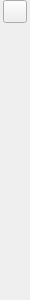
<?xml version="1.0" encoding="UTF-8"?>
<ui version="4.0">
 <class>Otter::SidebarWidget</class>
 <widget class="QWidget" name="Otter::SidebarWidget">
  <property name="geometry">
   <rect>
    <x>0</x>
    <y>0</y>
    <width>30</width>
    <height>300</height>
   </rect>
  </property>
  <layout class="QHBoxLayout" name="horizontalLayout">
   <property name="spacing">
    <number>3</number>
   </property>
   <property name="leftMargin">
    <number>0</number>
   </property>
   <property name="topMargin">
    <number>0</number>
   </property>
   <property name="rightMargin">
    <number>0</number>
   </property>
   <property name="bottomMargin">
    <number>0</number>
   </property>
   <item>
    <layout class="QVBoxLayout" name="buttonsLayout">
     <property name="spacing">
      <number>0</number>
     </property>
     <property name="sizeConstraint">
      <enum>QLayout::SetMinimumSize</enum>
     </property>
     <item>
      <widget class="QToolButton" name="panelsChooseButton">
       <property name="text">
        <string/>
       </property>
      </widget>
     </item>
     <item>
      <spacer name="verticalSpacer">
       <property name="orientation">
        <enum>Qt::Vertical</enum>
       </property>
       <property name="sizeHint" stdset="0">
        <size>
         <width>0</width>
         <height>0</height>
        </size>
       </property>
      </spacer>
     </item>
    </layout>
   </item>
  </layout>
 </widget>
 <resources/>
 <connections/>
</ui>
